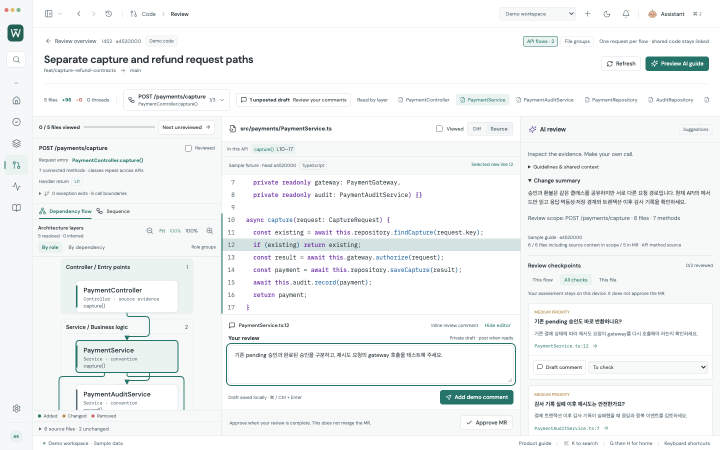
#> input picture docs/media/api-review-capture.png, 1440 x 900 px (shown at 1/2 size); its folder holds 4 pictures in this run
$ python encode-api-review-gif.py
#> lines starting #> are read from the running program, lines starting #| are printed output that depends on the picture
"""Encode unchanged screenshot frames into the README walkthrough (requires Pillow)."""
from pathlib import Path
from PIL import Image

folder = Path(__file__).resolve().parents[1] / 'docs' / 'media'
names = ['capture', 'scopes', 'refund', 'sequence-dark']
frames = [Image.open(folder / f'api-review-{name}.png').convert('RGB') for name in names]
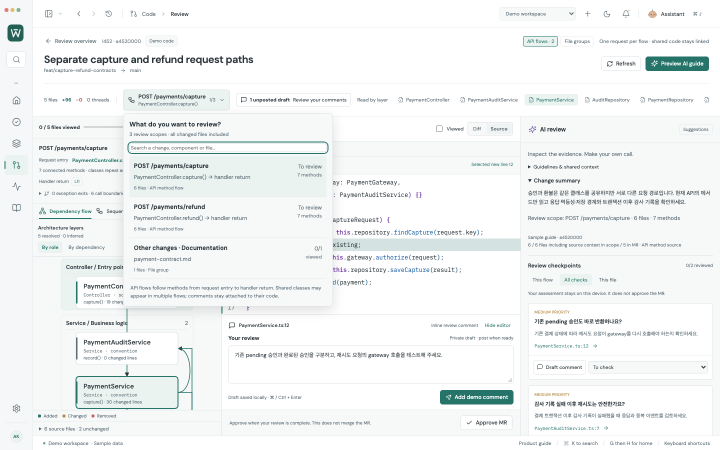
#> input picture docs/media/api-review-scopes.png, 1440 x 900 px (shown at 1/2 size)
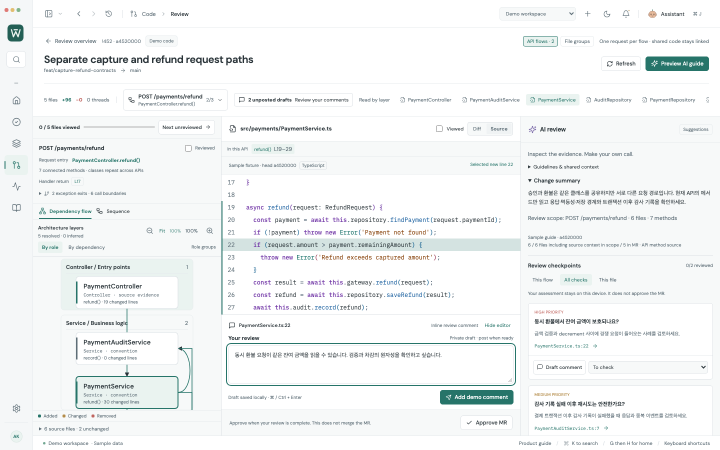
#> input picture docs/media/api-review-refund.png, 1440 x 900 px (shown at 1/2 size)
#> (the run stopped early here; a loop or call above may not have finished)
